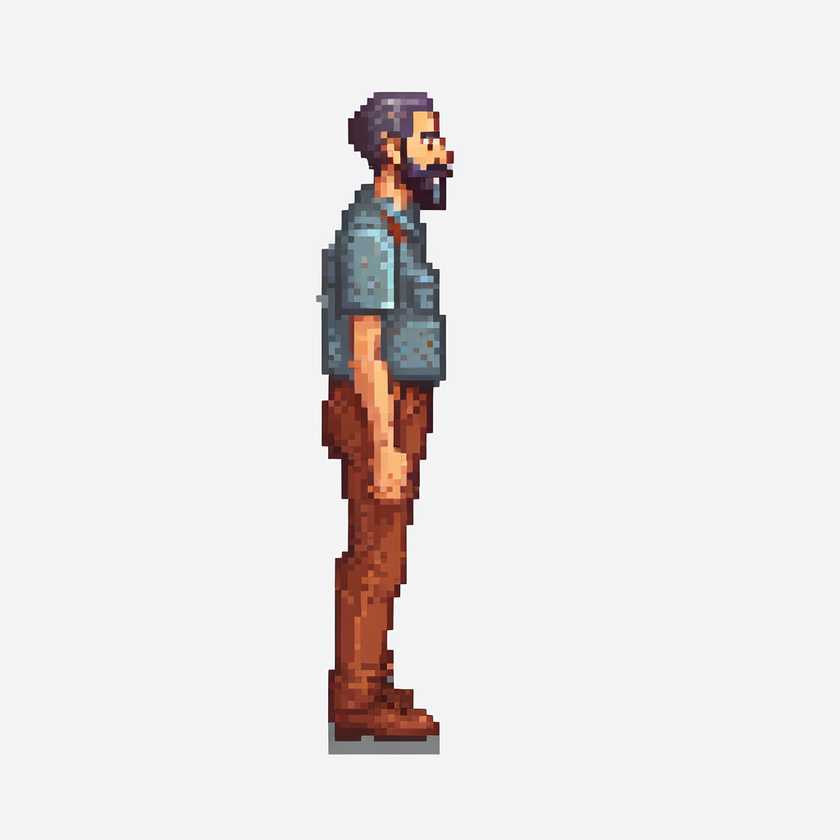
#> input picture arte/pruebas/comfy-pepo-v02/out/02-derecha-texto-9-0.png, 840 x 840 px, shrunk from 1024 x 1024 before the run
$ python crear_guia.py
#> lines starting #> are read from the running program, lines starting #| are printed output that depends on the picture; after the words box and inside, x2 and y2 are one past the last pixel; in counts of white or black regions, pixels touching at a corner belong together
"""Crea un mapa Canny de perfil para probar control estructural local."""
from pathlib import Path
import cv2
from PIL import Image

here = Path(__file__).resolve().parent
root = here.parents[2]
source = root / 'arte/pruebas/comfy-pepo-v02/out/02-derecha-texto-9-0.png'
target = here / 'out/side-guide-canny.png'
target.parent.mkdir(parents=True, exist_ok=True)
image = cv2.imread(str(source))
#> image is the input picture: shape (840, 840, 3); mean B, G, R 230, 230.7, 234
if image is None:
    raise FileNotFoundError(source)
edge = cv2.Canny(cv2.GaussianBlur(image, (5, 5), 1.5), 80, 160)
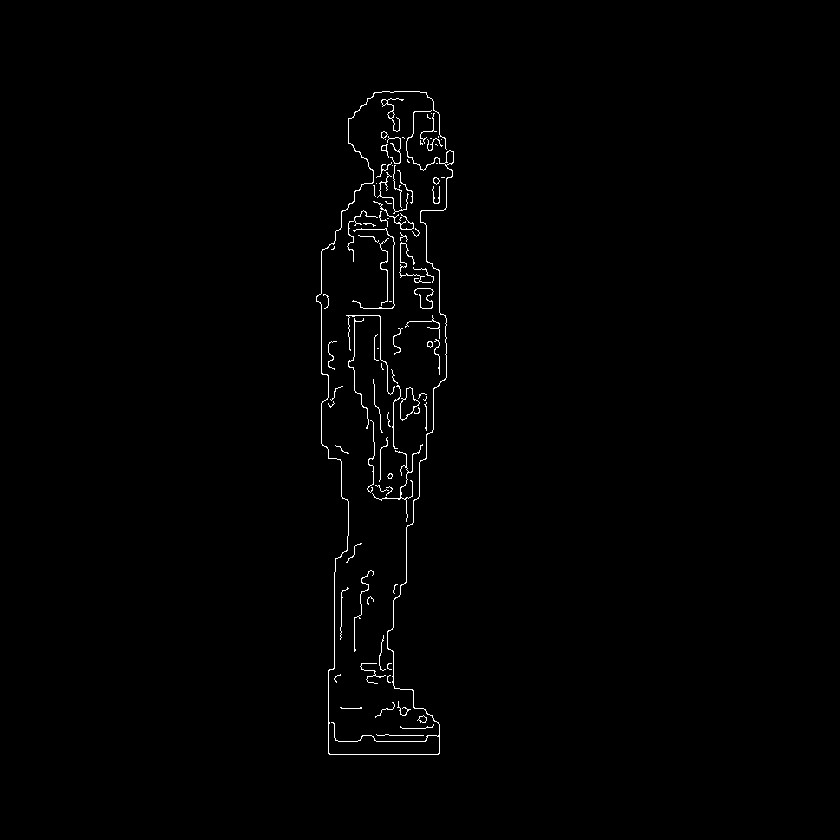
#> edge: shape (840, 840); 0.8% white in thin lines or dots, all inside (x1, y1, x2, y2) = (316, 91, 454, 755)
Image.fromarray(edge).convert('RGB').save(target)
print(target)
